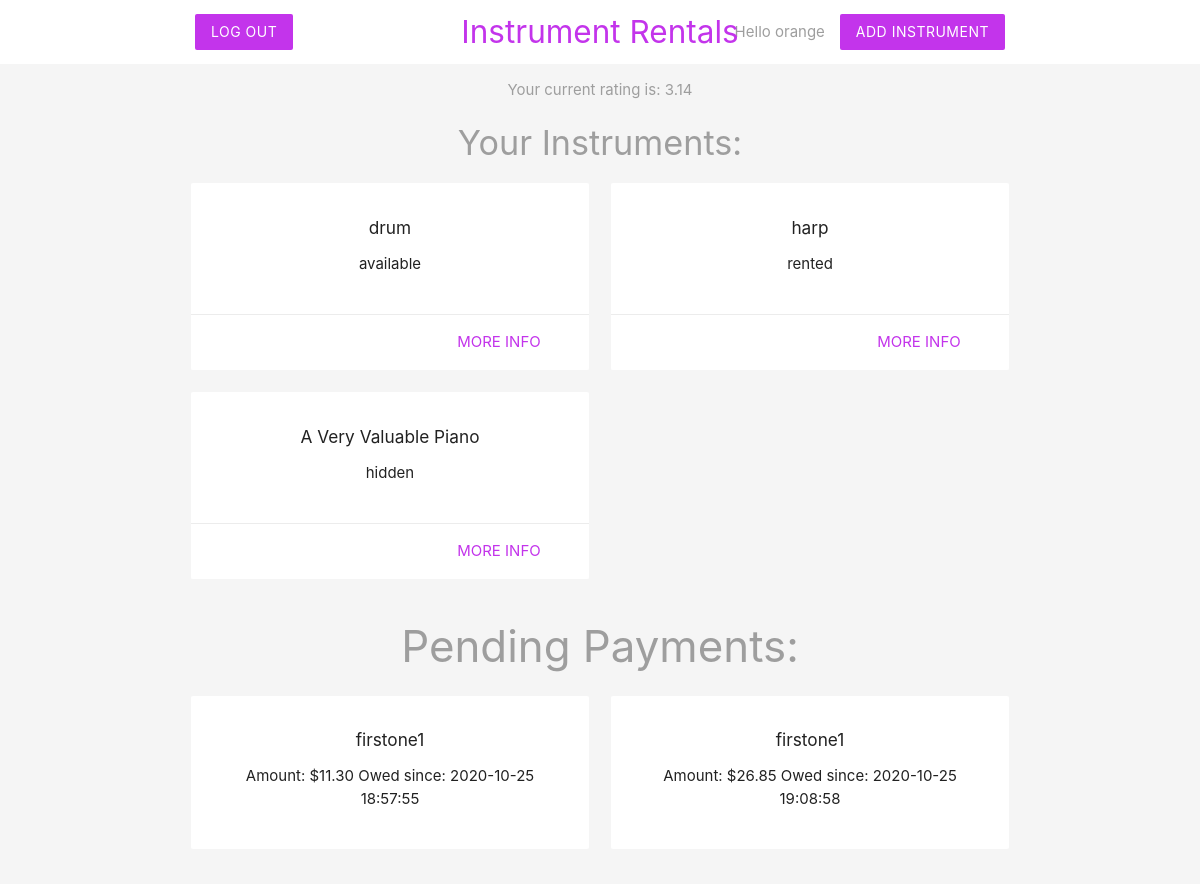
/seller.php (signed in), run on an earlier commit of the app's database.
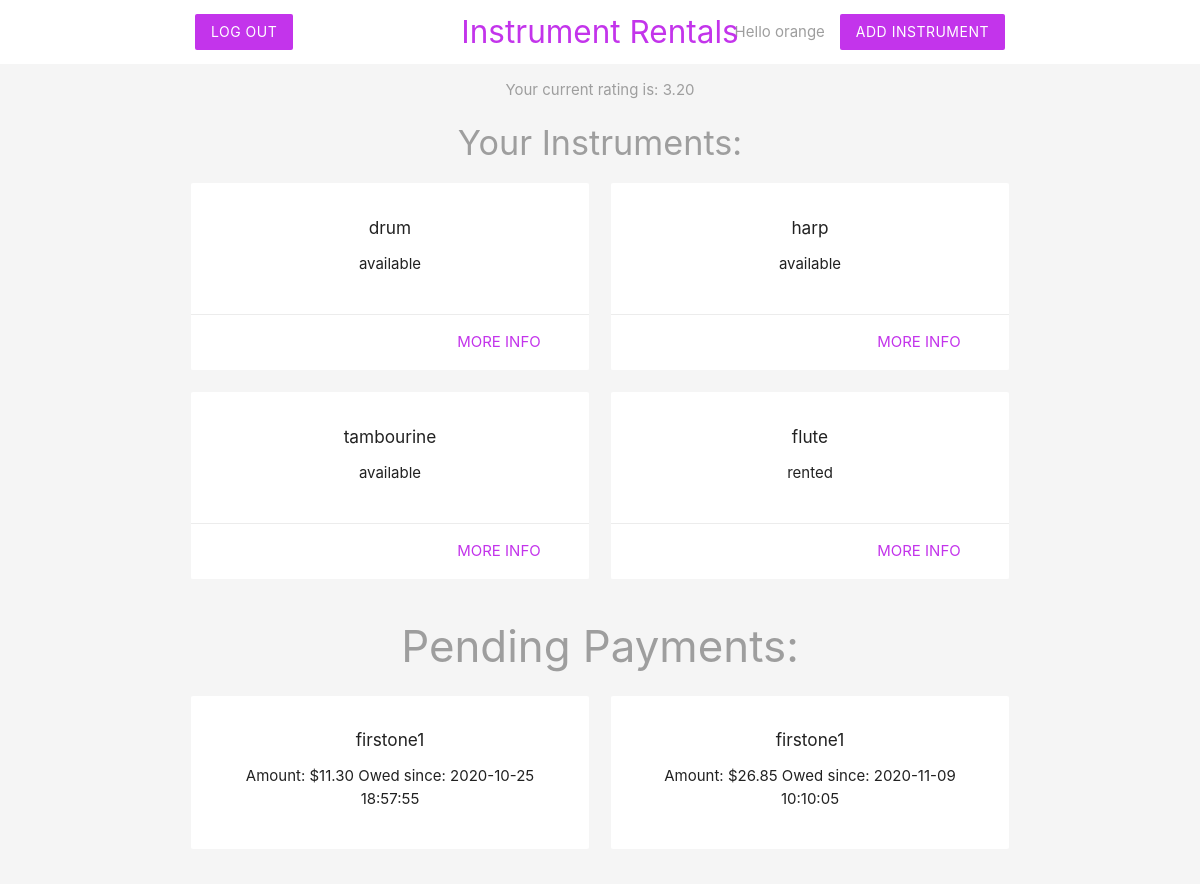
And on a later commit of the database.
### tables this page shows
CREATE TABLE `user` (
  `username` varchar(32) NOT NULL,
  `password` varchar(128) NOT NULL,
  `email` varchar(255) NOT NULL,
  `address` varchar(255) NOT NULL,
  `total_points` int(11) NOT NULL DEFAULT 0,
  `feedback_count` int(11) NOT NULL DEFAULT 0,
  `dig` varchar(16) NOT NULL,
  `security_code` int(11) NOT NULL,
  `expiration_date` date NOT NULL
);

CREATE TABLE `instrument` (
  `inst_id` int(11) NOT NULL,
  `name` varchar(255) NOT NULL,
  `date_posted` datetime DEFAULT NULL,
  `price` decimal(10,2) NOT NULL,
  `status` enum('available','hidden','rented') NOT NULL DEFAULT 'hidden',
  `rent_time` datetime DEFAULT NULL,
  `owner_username` varchar(32) NOT NULL,
  `renter_username` varchar(32) DEFAULT NULL
);

CREATE TABLE `payment` (
  `payment_id` int(11) NOT NULL,
  `start_date` datetime NOT NULL DEFAULT current_timestamp(),
  `amount` decimal(10,2) NOT NULL,
  `payer_username` varchar(32) NOT NULL,
  `reciever_username` varchar(32) NOT NULL
);

### seller.php (the view, shortened to what this page needs)
<?php
include('db_connection.php');
$username = $_SESSION['username'];
$sql = "SELECT inst_id, name, status FROM instrument WHERE owner_username = '$username'";
$result = mysqli_query($conn, $sql);
$instruments = mysqli_fetch_all($result, MYSQLI_ASSOC);
?>
<!DOCTYPE html>
<html>
<?php include('seller_header.php'); ?>
<div class="center grey-text">
	<?php
		$sql = "SELECT * FROM user WHERE username = '$username'";
		$result = mysqli_query($conn, $sql);
		$user = mysqli_fetch_assoc($result);
		if ($user['feedback_count'] == 0) {
			$res = 'None'; ?>
			<p><?php echo "Your current rating is: ".$res ?></p>
			<?php
		}
		else {
			$res = $user['total_points'] / $user['feedback_count']; ?>
			<p><?php echo "Your current rating is: ".number_format((float)$res, 2, '.', '') ?></p>
			<?php
		}
	 ?>
</div>
<h4 class="center grey-text">Your Instruments:</h4>
	<div class="container">
		<div class = "row">
			<?php foreach($instruments as $instrument): ?>
				<div class="col s6 md3">
					<div class="card z-depth-0">
						<div class = "card-content center">
							<h6><?php echo htmlspecialchars($instrument['name']); ?></h6>
							<div>
								<ul>
								<?php echo htmlspecialchars($instrument['status']); ?>
								</ul>
							</div>
						</div>
						<div class="card-action right-align">
							<a class="brand-text" href="inst_details.php?id=<?php echo $instrument['inst_id'] ?>">more info</a>
						</div>
					</div>
				</div>
			<?php endforeach; ?>
		</div>
	</div>
	<?php
	$sql = "SELECT * FROM payment WHERE reciever_username = '$username'";
	$result = mysqli_query($conn, $sql);
	$payments = mysqli_fetch_all($result, MYSQLI_ASSOC);
	if (mysqli_num_rows($result) != 0) {
	?>
	<h3 class="center grey-text">Pending Payments:</h3>
		<?php } ?>
	<div class="container">
		<div class = "row">
			<?php foreach($payments as $payment): ?>
				<div class="col s6 md3">
					<div class="card z-depth-0">
						<div class = "card-content center">
							<h6><?php echo htmlspecialchars($payment['payer_username']); ?></h6>
							<div>
								<ul>
								<?php echo "Amount: $".htmlspecialchars($payment['amount']); ?>
								<?php echo "Owed since: ".date($payment['start_date']) ?>
								</ul>
							</div>
						</div>
					</div>
				</div>
			<?php endforeach; ?>
		</div>
	</div>
</html>

### seller_header.php (shortened to what this page needs)
<head>
    <link rel="stylesheet" href="https://cdnjs.cloudflare.com/ajax/libs/materialize/1.0.0/css/materialize.min.css">
</head>
	<body class = "grey lighten-4">
		<nav class="white z-depth-0">
			<div class="container">
                <ul id = "nav-mobile" class="left hide-on-small-and-down">
                    <a href="login.php" class="btn btnback z-depth-0">Log Out</a>
                </ul>
				<a href="" class="brand-logo brand-text center">Instrument Rentals</a>
                <ul id="nav-mobile" class="right hide-on-small-and-down">
                    <li class="grey-text">Hello <?php echo htmlspecialchars($username); ?></li>
                    <a href="inst_add.php" class="btn btnback z-depth-0">Add Instrument</a>
                </ul>
			</div>
		</nav>

### seller_header.php (style rules this page uses)
.brand-text { color: #c334eb !important; }
.btnback { background-color: #c334eb; }

What changed in the data, as far as the page shows it:
removed instrument: name "A Very Valuable Piano", status "hidden"
removed payment: payer_username "firstone1", amount "26.85", start_date "2020-10-25 19:08:58"
changed user: res "3.14" → "3.20"
changed instrument "harp": status "rented" → "available"
added instrument: name "tambourine", status "available"
added instrument: name "flute", status "rented"
added payment: payer_username "firstone1", amount "26.85", start_date "2020-11-09 10:10:05"
